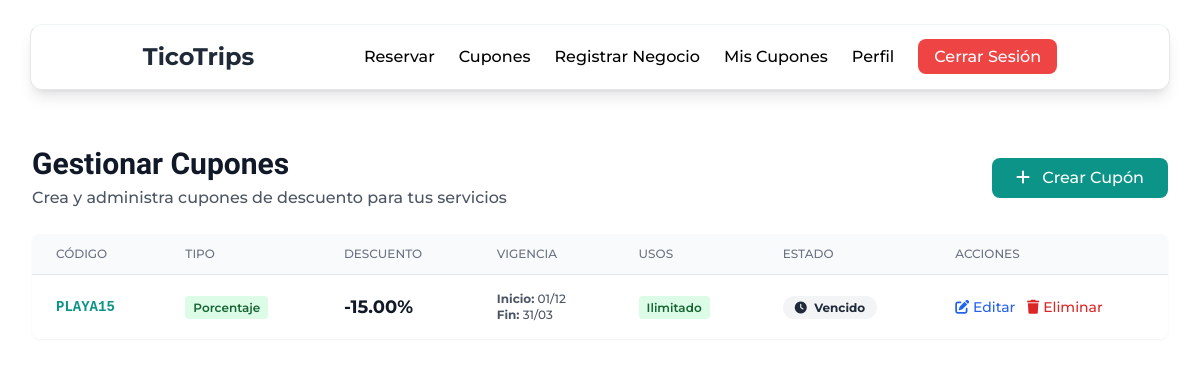
/index.php?controller=business&action=manageCoupons (signed in), run on the app's committed database.
### tables this page shows
CREATE TABLE `cupones_b2b` (
`id_cupon` BIGINT UNSIGNED NOT NULL AUTO_INCREMENT,
`id_negocio_fk` BIGINT UNSIGNED NOT NULL,
`codigo_cupon` VARCHAR(50) NOT NULL UNIQUE,
`tipo_descuento` ENUM('Porcentaje', 'MontoFijo') NOT NULL,
`valor_descuento` DECIMAL(10, 2) NOT NULL,
`fecha_inicio` DATE NOT NULL,
`fecha_fin` DATE NOT NULL,
`usos_restantes` INT UNSIGNED,
`id_estatus` INT UNSIGNED NOT NULL DEFAULT 1,  
`fecha_creacion` TIMESTAMP DEFAULT CURRENT_TIMESTAMP,
PRIMARY KEY (`id_cupon`),
FOREIGN KEY (`id_negocio_fk`) REFERENCES `negocios`(`id_negocio`) ON DELETE CASCADE,
FOREIGN KEY (`id_estatus`) REFERENCES `estatus`(`id_estatus`)
);

### app/controllers/BusinessController.php (called while the page is built, shortened)
<?php
class BusinessController {
    private $businessModel;
    public function __construct() {
        $this->pdo = Database::getInstance()->getConnection();
        $this->businessModel = new Business($this->pdo);
    }
    public function manageCoupons() {
        $negocio_id = $this->businessModel->getBusinessIdByUserId($_SESSION['user_id']);
        $cupones = $this->businessModel->getCouponsByBusinessId($negocio_id);
        require_once __DIR__ . '/../views/business/manage_coupons.php';
    }
}

### app/config/autoload.php (called while the page is built, shortened)
<?php
spl_autoload_register(function ($class) {
    $directories = [
        __DIR__ . '/../controllers/',
        __DIR__ . '/../models/',
        __DIR__ . '/../config/'
    ];
    foreach ($directories as $directory) {
        $file = $directory . $class . '.php';
        if (file_exists($file)) {
            return;
        }
    }
});

### app/config/database.php (called while the page is built, shortened)
<?php
class Database {
    private static $instance = null;
    private $pdo;
    private $db_host = 'localhost';
    private $db_name = 'tico_trips_db';
    private $db_user = 'root';
    private $db_pass = '';
    private $db_charset = 'utf8mb4';
    private $db_port = 3306;
    private function __construct() {
        $dsn = "mysql:host={$this->db_host};dbname={$this->db_name};charset={$this->db_charset};port={$this->db_port}";
        $options = [
            PDO::ATTR_ERRMODE => PDO::ERRMODE_EXCEPTION,
            PDO::ATTR_DEFAULT_FETCH_MODE => PDO::FETCH_ASSOC,
            PDO::ATTR_EMULATE_PREPARES => false
        ];
        try {
            $this->pdo = new PDO($dsn, $this->db_user, $this->db_pass, $options);
        } catch (PDOException $e) {
            error_log("Error de conexión a la base de datos: " . $e->getMessage());
            die("Error de conexión a la base de datos. Contacte al administrador.");
        }
    }
    public static function getInstance() {
        if (self::$instance === null) {
            self::$instance = new self();
        }
        return self::$instance;
    }
    public function getConnection() {
        return $this->pdo;
    }
}

### app/models/Business.php (called while the page is built, shortened)
<?php
class Business {
    private $pdo;
    public function __construct($pdo) {
        $this->pdo = $pdo;
    }
    public function getBusinessIdByUserId($userId) {
        try {
            $stmt = $this->pdo->prepare("
                SELECT id_negocio FROM negocios
                WHERE id_usuario_fk = ? AND id_estatus != 4
                LIMIT 1
            ");
            $stmt->execute([$userId]);
            return $stmt->fetchColumn();
        } catch (PDOException $e) {
            Logger::error("Error obteniendo ID de negocio: " . $e->getMessage());
            return null;
        }
    }
    public function getCouponsByBusinessId($businessId) {
        try {
            $stmt = $this->pdo->prepare("
                SELECT * FROM cupones_b2b
                WHERE id_negocio_fk = ?
                ORDER BY fecha_creacion DESC
            ");
            $stmt->execute([$businessId]);
            return $stmt->fetchAll();
        } catch (PDOException $e) {
            Logger::error("Error obteniendo cupones por negocio: " . $e->getMessage());
            return [];
        }
    }
}

### app/views/business/manage_coupons.php (the view, shortened to what this page needs)
<?php
require_once __DIR__ . '/../layouts/header.php';
?>
<main class="max-w-7xl mx-auto px-4 sm:px-6 lg:px-8 py-8">
    <div class="mb-6 flex justify-between items-center">
        <div>
            <h1 class="text-3xl font-bold text-gray-900">Gestionar Cupones</h1>
            <p class="text-gray-600 mt-1">Crea y administra cupones de descuento para tus servicios</p>
        </div>
        <button onclick="showCreateCouponModal()"
                class="bg-teal-600 text-white px-6 py-2 rounded-lg hover:bg-teal-700 transition">
            <i class="fas fa-plus mr-2"></i> Crear Cupón
        </button>
    </div>
    <div class="bg-white shadow-sm rounded-lg overflow-hidden">
        <table class="min-w-full divide-y divide-gray-200">
            <thead class="bg-gray-50">
                <tr>
                    <th class="px-6 py-3 text-left text-xs font-medium text-gray-500 uppercase">Código</th>
                    <th class="px-6 py-3 text-left text-xs font-medium text-gray-500 uppercase">Tipo</th>
                    <th class="px-6 py-3 text-left text-xs font-medium text-gray-500 uppercase">Descuento</th>
                    <th class="px-6 py-3 text-left text-xs font-medium text-gray-500 uppercase">Vigencia</th>
                    <th class="px-6 py-3 text-left text-xs font-medium text-gray-500 uppercase">Usos</th>
                    <th class="px-6 py-3 text-left text-xs font-medium text-gray-500 uppercase">Estado</th>
                    <th class="px-6 py-3 text-left text-xs font-medium text-gray-500 uppercase">Acciones</th>
                </tr>
            </thead>
            <tbody class="bg-white divide-y divide-gray-200">
                <?php if (!empty($cupones)): ?>
                    <?php foreach ($cupones as $cupon): ?>
                        <tr class="hover:bg-gray-50 transition">
                            <td class="px-6 py-4 whitespace-nowrap text-sm font-mono font-semibold text-teal-600">
                                <?= htmlspecialchars($cupon['codigo_cupon']) ?>
                            </td>
                            <td class="px-6 py-4 whitespace-nowrap text-sm text-gray-600">
                                <span class="px-2 py-1 rounded text-xs font-semibold"
                                      style="background-color: <?= $cupon['tipo_descuento'] === 'Porcentaje' ? '#dcfce7' : '#fef3c7' ?>; color: <?= $cupon['tipo_descuento'] === 'Porcentaje' ? '#166534' : '#b45309' ?>;">
                                    <?= htmlspecialchars($cupon['tipo_descuento']) ?>
                                </span>
                            </td>
                            <td class="px-6 py-4 whitespace-nowrap text-sm text-gray-900 font-bold">
                                <?php if ($cupon['tipo_descuento'] === 'Porcentaje'): ?>
                                    <span class="text-lg">-<?= $cupon['valor_descuento'] ?>%</span>
                                <?php else: ?>
                                    <span class="text-lg">-₡<?= number_format($cupon['valor_descuento'], 0) ?></span>
                                <?php endif; ?>
                            </td>
                            <td class="px-6 py-4 whitespace-nowrap text-sm text-gray-600">
                                <div class="text-xs">
                                    <strong>Inicio:</strong> <?= date('d/m', strtotime($cupon['fecha_inicio'])) ?><br>
                                    <strong>Fin:</strong> <?= date('d/m', strtotime($cupon['fecha_fin'])) ?>
                                </div>
                            </td>
                            <td class="px-6 py-4 whitespace-nowrap text-sm text-gray-600 font-medium">
                                <?php if ($cupon['usos_restantes'] !== null): ?>
                                    <span class="px-2 py-1 rounded text-xs font-semibold bg-orange-100 text-orange-800">
                                        <?= $cupon['usos_restantes'] ?> restantes
                                    </span>
                                <?php else: ?>
                                    <span class="px-2 py-1 rounded text-xs font-semibold bg-green-100 text-green-800">
                                        Ilimitado
                                    </span>
                                <?php endif; ?>
                            </td>
                            <td class="px-6 py-4 whitespace-nowrap">
                                <?php
                                $es_activo = $cupon['id_estatus'] == 1 && strtotime($cupon['fecha_fin']) >= time();
                                ?>
                                <?php if ($es_activo): ?>
                                    <span class="px-3 py-1 text-xs font-bold rounded-full bg-green-100 text-green-800">
                                        <i class="fas fa-check-circle mr-1"></i> Activo
                                    </span>
                                <?php else: ?>
                                    <span class="px-3 py-1 text-xs font-bold rounded-full bg-gray-100 text-gray-800">
                                        <i class="fas fa-clock mr-1"></i> Vencido
                                    </span>
                                <?php endif; ?>
                            </td>
                            <td class="px-6 py-4 whitespace-nowrap text-sm font-medium space-x-2">
                                <button onclick="showEditCouponModal(<?= htmlspecialchars(json_encode($cupon)) ?>)"
                                        class="text-blue-600 hover:text-blue-900 transition">
                                    <i class="fas fa-edit"></i> Editar
                                </button>
                                <button onclick="if(confirm('¿Eliminar este cupón?')) deleteCoupon(<?= $cupon['id_cupon'] ?>)"
                                        class="text-red-600 hover:text-red-900 transition">
                                    <i class="fas fa-trash"></i> Eliminar
                                </button>
                            </td>
                        </tr>
                    <?php endforeach; ?>
                <?php endif; ?>
            </tbody>
        </table>
    </div>
</main>
<?php require_once __DIR__ . '/../layouts/footer.php'; ?>

### app/public/css/index.css (style rules this page uses)
body { font-family: 'Montserrat', sans-serif; font-weight: 500; }
h1,h2,h3,h4 { font-family: "Momo Trust Display", sans-serif; }

### data on the page
cupones_b2b: codigo_cupon "PLAYA15", tipo_descuento "Porcentaje", valor_descuento "15.00", fecha_inicio "01/12", fecha_fin "31/03", shows "Ilimitado", shows "Vencido"
